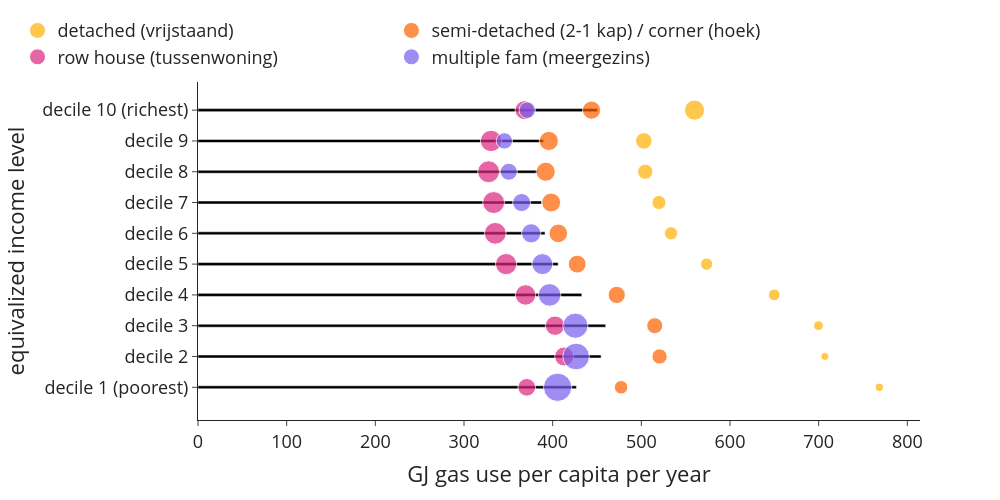

Notebook cell for this chart:
### Markdown cell above
#### Gas / space heating

### Code cell
bubblechart((use['gas'+year]*use['n_hhd']), use['n_hhdmem'+year], use['n_hhd'], 0, 1, 'GJ gas use per capita per year','equivalized income level', 'GJ_per_cap_inc_type')

### Figure 1 — Plotly figure (JSON) as saved in the notebook; plotly's stock layout.template omitted (floating-point values rounded to 4 significant figures)
{"data": [{"alignmentgroup": "True", "hovertemplate": "GJ gas use per capita per year=%{x}<br>equivalized income level=%{y}<extra></extra>", "legendgroup": "", "marker": {"color": "#000000", "pattern": {"shape": ""}}, "name": "", "offsetgroup": "", "orientation": "h", "showlegend": false, "textposition": "auto", "type": "bar", "x": [426.8, 454.6, 459.8, 432.8, 406.2, 391.4, 387.7, 383.1, 389.8, 450.7], "xaxis": "x", "y": ["decile 1 (poorest)", "decile 2", "decile 3", "decile 4", "decile 5", "decile 6", "decile 7", "decile 8", "decile 9", "decile 10 (richest)"], "yaxis": "y"}, {"legendrank": 0, "marker": {"color": "#ffb000", "size": [36355, 30840, 51695, 73830, 81810, 94870, 107370, 124655, 148020, 218310], "sizemin": 4, "sizemode": "area", "sizeref": 1079.0}, "mode": "markers", "name": "detached (vrijstaand)", "showlegend": true, "type": "scatter", "x": [768.4, 706.9, 699.8, 649.9, 573.7, 533.5, 519.9, 504.4, 502.8, 560.0], "y": ["decile 1 (poorest)", "decile 2", "decile 3", "decile 4", "decile 5", "decile 6", "decile 7", "decile 8", "decile 9", "decile 10 (richest)"]}, {"legendrank": 1, "marker": {"color": "#fe6100", "size": [99175, 125630, 138465, 161155, 172830, 185810, 193630, 196775, 197530, 178785], "sizemin": 4, "sizemode": "area", "sizeref": 1079.0}, "mode": "markers", "name": "semi-detached (2-1 kap) / corner (hoek)", "showlegend": true, "type": "scatter", "x": [477.2, 520.6, 515.1, 472.2, 427.7, 406.4, 398.3, 392.1, 395.7, 443.8], "y": ["decile 1 (poorest)", "decile 2", "decile 3", "decile 4", "decile 5", "decile 6", "decile 7", "decile 8", "decile 9", "decile 10 (richest)"]}, {"legendrank": 2, "marker": {"color": "#dc267f", "size": [169390, 196865, 203980, 227110, 244090, 255915, 259785, 258160, 246770, 194175], "sizemin": 4, "sizemode": "area", "sizeref": 1079.0}, "mode": "markers", "name": "row house (tussenwoning)", "showlegend": true, "type": "scatter", "x": [370.8, 413.0, 402.6, 369.4, 347.5, 335.3, 333.5, 327.7, 330.5, 368.3], "y": ["decile 1 (poorest)", "decile 2", "decile 3", "decile 4", "decile 5", "decile 6", "decile 7", "decile 8", "decile 9", "decile 10 (richest)"]}, {"legendrank": 3, "marker": {"color": "#785ef0", "size": [431690, 383500, 342270, 274595, 237750, 200040, 175930, 157110, 144275, 145370], "sizemin": 4, "sizemode": "area", "sizeref": 1079.0}, "mode": "markers", "name": "multiple fam (meergezins)", "showlegend": true, "type": "scatter", "x": [405.6, 426.5, 425.6, 396.5, 388.4, 375.8, 365.0, 350.5, 345.5, 371.4], "y": ["decile 1 (poorest)", "decile 2", "decile 3", "decile 4", "decile 5", "decile 6", "decile 7", "decile 8", "decile 9", "decile 10 (richest)"]}], "layout": {"bargap": 0.9, "barmode": "relative", "font": {"size": 18}, "height": 500, "legend": {"orientation": "h", "tracegroupgap": 0, "x": -0.25, "xanchor": "left", "y": 1.02, "yanchor": "bottom"}, "margin": {"t": 60}, "width": 1000, "xaxis": {"anchor": "y", "domain": [0, 1], "title": {"text": "GJ gas use per capita per year"}}, "yaxis": {"anchor": "x", "domain": [0, 1], "title": {"text": "equivalized income level"}}}}
